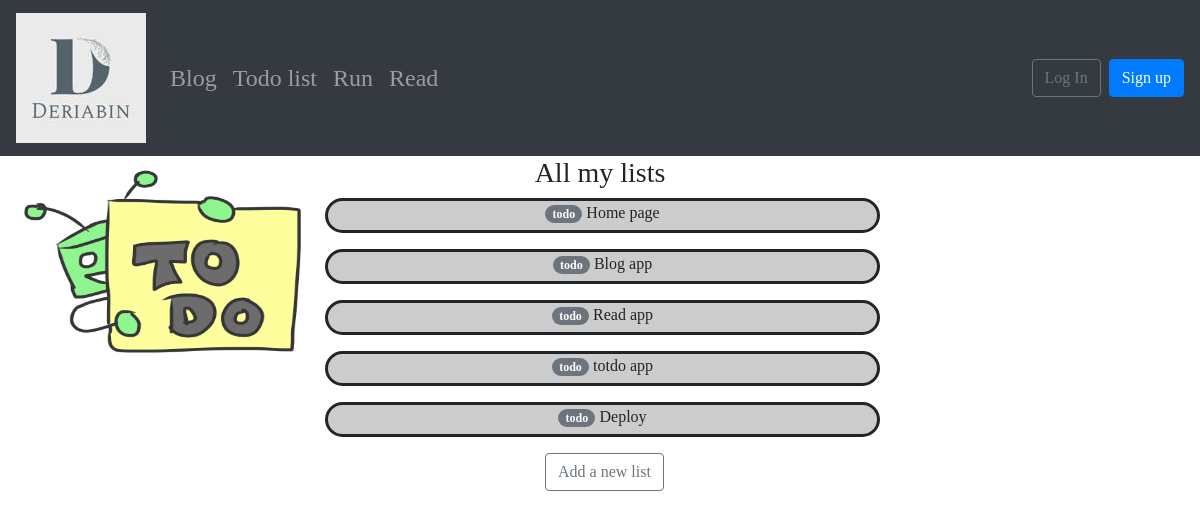
The page /to-do on the database its author committed.
### todo_app/models.py (models this page shows, shortened)
class ToDoList(models.Model):
    title = models.CharField(max_length=100, unique=True)

### todo_app/views.py (the view)
# urls.py: path("to-do", views.ListListView.as_view(), name="index"),
class ListListView(ListView):
    model = ToDoList
    template_name = "todo_app/main_todo.html"

### templates/todo_app/main_todo.html (shortened to what this page needs)
{% extends "base.html" %}
{% load static %}
{% block content %}
<img class="td" src="{% static 'images/lf.png' %}">
<div class="todo">
{% if object_list %}
<h3 class="h3">All my lists</h3>
{% endif %}
    {% for todolist in object_list %}
        <div
            class="list-todo"
            role="button"
            onclick="location.href='{% url "list" todolist.id %}'">
            <p> <span class="badge badge-secondary badge-pill">todo</span> {{ todolist.title }} </p>
        </div>
    {% empty %}
    <h4>You have no lists!</h4>
    {% endfor %}
    <div class="b">
    <button
        type="button" class="btn btn-outline-secondary"
        onclick="location.href='{% url "list-add" %}'"/>
    Add a new list
    </div>
</div>
{% endblock %}

### static/css/base.css (style rules this page uses)
body { font-family: "Ubuntu"; }
.list-todo { background-color: #cccccc; border: solid; border-radius: 30px; width: 50%; height: 35px; text-align: center; vertical-align: middle; margin-left: 280px; }
.h3 { text-align: center; }
.b { margin-left: 500px; }
.td { position: fixed; width: 30%; height: 30%; left: 0; }

### rows shown on the page
ToDoList: title "Home page"
ToDoList: title "Blog app"
ToDoList: title "Read app"
ToDoList: title "totdo app"
ToDoList: title "Deploy"
